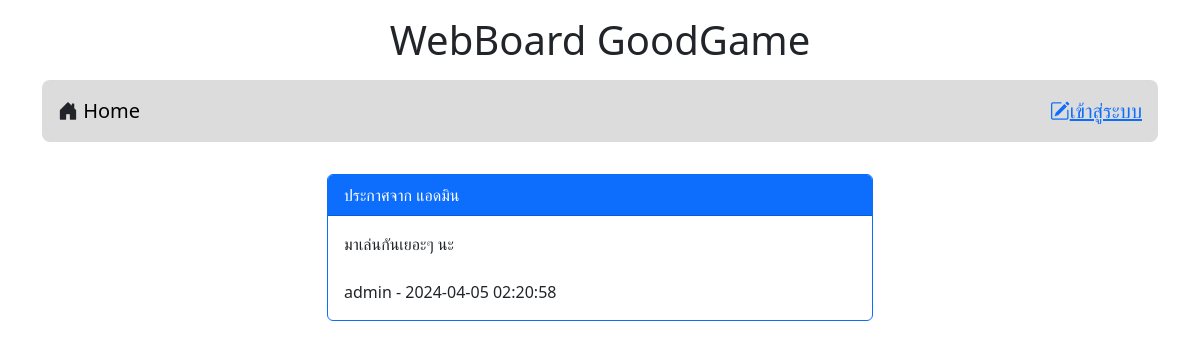
Screenshot of /post.php?id=7 with the database file from the repository.
### tables this page shows
CREATE TABLE `post` (
  `id` int(11) NOT NULL,
  `title` varchar(128) NOT NULL,
  `content` varchar(2048) NOT NULL,
  `post_date` datetime NOT NULL,
  `cat_id` int(11) NOT NULL,
  `user_id` int(11) NOT NULL
);

CREATE TABLE `user` (
  `id` int(11) NOT NULL,
  `login` varchar(32) NOT NULL,
  `password` varchar(64) NOT NULL,
  `name` varchar(64) NOT NULL,
  `gender` char(1) NOT NULL,
  `email` varchar(32) NOT NULL,
  `role` char(1) NOT NULL
);

### post.php (the view, shortened to what this page needs)
<!DOCTYPE html>
<html lang="en">
<head>
    <link rel="stylesheet" href="bootstrap-5.3.2-dist/css/bootstrap.min.css">
    <link rel="stylesheet" href="https://cdn.jsdelivr.net/npm/bootstrap-icons@1.11.3/font/bootstrap-icons.min.css">
</head>
<body>
    <div class="container-lg">
        <h1 style="text-align: center;" class="mt-3">WebBoard GoodGame</h1>
        <?php include "nav.php" ?>
        <div class="row mt-4">
            <div class="col-lg-3 col-md-2 col-sm-1"></div>
            <div class="col-lg-6 col-md-8 col-sm-10">
                <?php
                    $conn=new PDO("mysql:host=localhost;dbname=webboard;charset=utf8","root","");
                    $sql="select post.title,post.content,post.post_date,user.login
                    from post inner join user on
                    (post.user_id=user.id) where post.id=$_GET[id]";
                    $result=$conn->query($sql);
                    while($row=$result->fetch()){
                        echo "<div class='card border-primary'>";
                        echo "<div class='card-header bg-primary text-white'>$row[0]</div>";
                        echo "<div class='card-body'>$row[1]<br><br>$row[3] - $row[2]</div>";
                        echo "</div><br>";
                    }
                ?>
                <br>
                </div>
                <div class="col-lg-3 col-md-2 col-sm-1"></div>
            </div>
        </div>
</body>
</html>

### rows the page displays
post: title "ประกาศจาก แอดมิน", content "มาเล่นกันเยอะๆ นะ", user.login "admin", post_date "2024-04-05 02:20:58"
